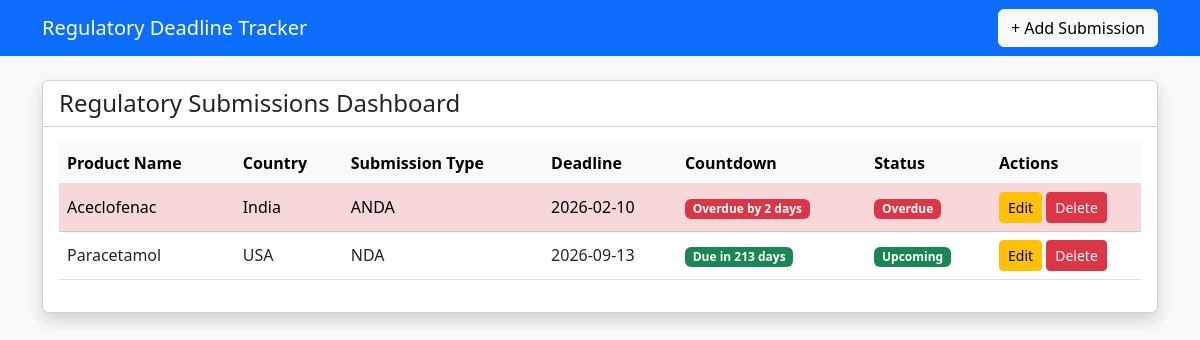
The page / on the database its author committed.
### tables this page shows
CREATE TABLE submissions (
            id INTEGER PRIMARY KEY AUTOINCREMENT,
            product_name TEXT NOT NULL,
            country TEXT NOT NULL,
            submission_type TEXT NOT NULL,
            deadline_date TEXT NOT NULL
        );

### app.py (the view)
@app.route("/")
def dashboard():
    conn = sqlite3.connect(DB_NAME)
    cursor = conn.cursor()
    cursor.execute("SELECT * FROM submissions ORDER BY deadline_date")
    rows = cursor.fetchall()
    conn.close()
    submissions = []
    for row in rows:
        countdown, status, badge = calculate_status(row[4])
        submissions.append({
            "id": row[0],
            "product_name": row[1],
            "country": row[2],
            "submission_type": row[3],
            "deadline_date": row[4],
            "countdown": countdown,
            "status": status,
            "badge": badge
        })
    return render_template("dashboard.html", submissions=submissions)

### app.py (called while the page is built)
def calculate_status(deadline_str):
    deadline = datetime.strptime(deadline_str, "%Y-%m-%d").date()
    today = date.today()
    diff = (deadline - today).days
    if diff < 0:
        countdown = f"Overdue by {abs(diff)} day{'s' if abs(diff) != 1 else ''}"
        return countdown, "Overdue", "danger"
    elif diff == 0:
        countdown = "Due Today"
        return countdown, "Due Soon", "warning"
    elif diff == 1:
        countdown = "Due Tomorrow"
        return countdown, "Due Soon", "warning"
    elif diff <= 14:
        countdown = f"Due in {diff} days"
        return countdown, "Due Soon", "warning"
    else:
        countdown = f"Due in {diff} days"
        return countdown, "Upcoming", "success"

### templates/dashboard.html
{% extends "base.html" %}
{% block content %}
<div class="card shadow">
    <div class="card-header bg-white">
        <h4 class="mb-0">Regulatory Submissions Dashboard</h4>
    </div>
    <div class="card-body">
        {% if submissions %}
        <table class="table table-hover align-middle">
            <thead class="table-light">
                <tr>
                    <th>Product Name</th>
                    <th>Country</th>
                    <th>Submission Type</th>
                    <th>Deadline</th>
                    <th>Countdown</th>
                    <th>Status</th>
                    <th style="width:150px;">Actions</th>
                </tr>
            </thead>
            <tbody>
                {% for s in submissions %}
                <tr class="
                        {% if s.badge == 'danger' %}
                            table-danger
                        {% elif s.badge == 'warning' %}
                             table-warning
                        {% endif %}
                ">
                    <td>{{ s.product_name }}</td>
                    <td>{{ s.country }}</td>
                    <td>{{ s.submission_type }}</td>
                    <td>{{ s.deadline_date }}</td>
                    <td>
                        <span class="badge bg-{{ s.badge }}">
                            {{ s.countdown }}
                        </span>
                    </td>
                    <td>
                        <span class="badge bg-{{ s.badge }}">
                            {{ s.status }}
                        </span>
                    </td>
                    <td>
                        <a class="btn btn-sm btn-warning"
                           href="/edit/{{ s.id }}">Edit</a>
                        <a class="btn btn-sm btn-danger"
                           href="/delete/{{ s.id }}"
                           onclick="return confirm('Delete this submission?');">
                           Delete
                        </a>
                    </td>
                </tr>
                {% endfor %}
            </tbody>
        </table>
        {% else %}
            <p class="text-muted">No submissions added yet.</p>
        {% endif %}
    </div>
</div>
{% endblock %}

### templates/base.html (shortened to what this page needs)
<!DOCTYPE html>
<html lang="en">
<head>
    <link href="https://cdn.jsdelivr.net/npm/bootstrap@5.3.0/dist/css/bootstrap.min.css"
          rel="stylesheet">
</head>
<body class="bg-light">
<nav class="navbar navbar-dark bg-primary mb-4">
    <div class="container">
        <a class="navbar-brand" href="/">Regulatory Deadline Tracker</a>
        <a class="btn btn-light" href="/add">+ Add Submission</a>
    </div>
</nav>
<div class="container">
    {% block content %}
    {% endblock %}
</div>
</body>
</html>

### rows shown on the page
submissions: product_name "Aceclofenac", country "India", submission_type "ANDA", deadline_date "2026-02-10", countdown "Overdue by 2 days", status "Overdue"
submissions: product_name "Paracetamol", country "USA", submission_type "NDA", deadline_date "2026-09-13", countdown "Due in 213 days", status "Upcoming"
